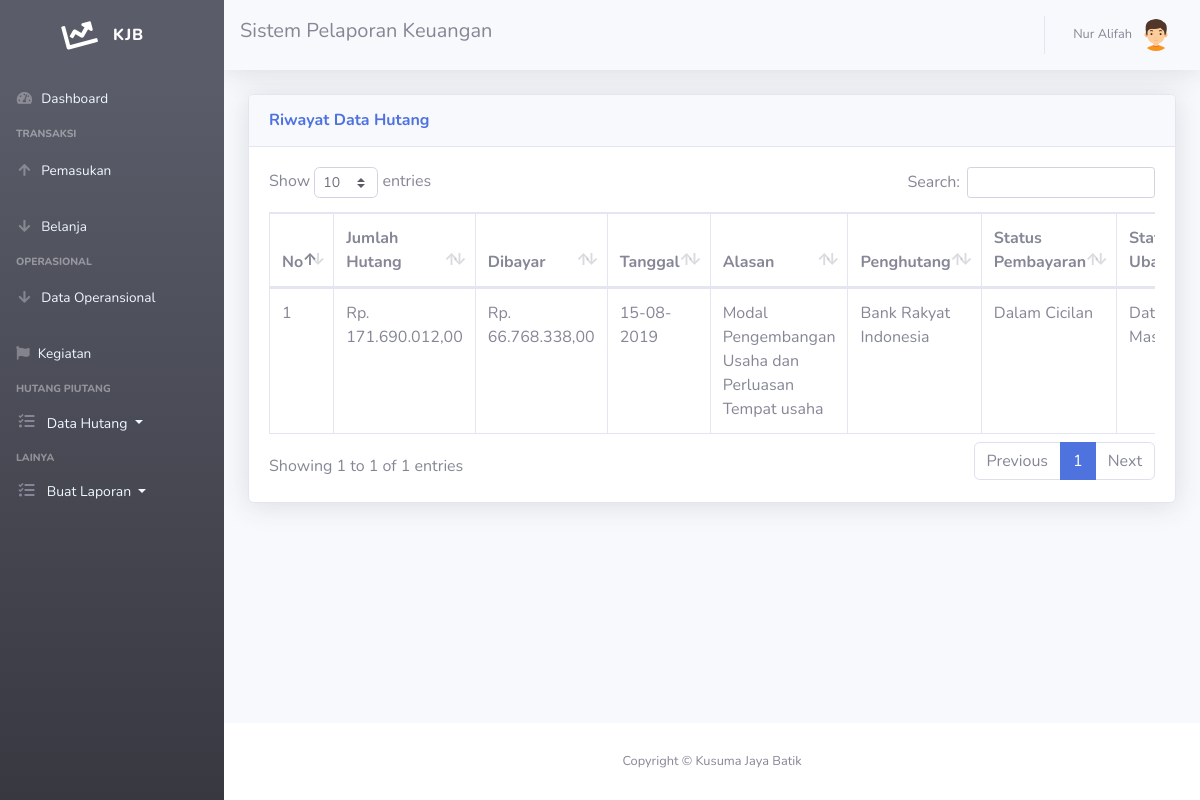
/lacak-hutang.php (signed in), run on the app's committed database.
### tables this page shows
CREATE TABLE `hutang` (
  `id_hutang` int(11) NOT NULL,
  `terima` int(11) NOT NULL,
  `jumlah` int(11) NOT NULL,
  `dibayar` int(111) NOT NULL,
  `tgl_hutang` date NOT NULL,
  `alasan` text NOT NULL,
  `penghutang` varchar(40) NOT NULL,
  `status` enum('Dalam Cicilan','Dibayar') DEFAULT NULL,
  `is_updateh` enum('0','1','','') NOT NULL
);

### lacak-hutang.php (the view, shortened to what this page needs)
<!DOCTYPE html>
<html lang="en">
<head>
  <link rel="stylesheet" href="https://cdnjs.cloudflare.com/ajax/libs/font-awesome/4.7.0/css/font-awesome.min.css">
  <link href="vendor/fontawesome-free/css/all.min.css" rel="stylesheet" type="text/css">
  <link href="css/sb-admin-2.min.css" rel="stylesheet">
  <link href="vendor/datatables/dataTables.bootstrap4.min.css" rel="stylesheet">
</head>
<body id="page-top">
<?php require 'sidebar.php'; ?>
      <div id="content">
<?php require 'navbar.php'; ?>
        <div class="container-fluid">
          <div class="card shadow mb-4">
            <div class="card-header py-3">
              <h6 class="m-0 font-weight-bold text-primary">Riwayat Data Hutang</h6>
            </div>
            <div class="card-body">
              <div class="table-responsive">
                <table class="table table-bordered" id="dataTable" width="100%" cellspacing="0">
                  <thead>
                    <tr>
          <th>No</th>
                      <th>Jumlah Hutang</th>
                      <th>Dibayar</th>
                      <th>Tanggal</th>
                      <th>Alasan</th>
                      <th>Penghutang</th>
                       <th>Status Pembayaran</th>
                        <th>Status Ubah</th>
                    </tr>
                  </thead>
                  <tbody>
          <?php
$query = mysqli_query($koneksi,"SELECT * FROM hutang  ORDER BY tgl_hutang DESC");
$no = 1;
while ($data = mysqli_fetch_assoc($query))
{
?>
              <tr>
               <?php $tgl = date('d-m-Y', strtotime($data['tgl_hutang'])); ?>
                      <td><?=$no++?></td>
                      <td>Rp. <span style="float: right; text-align: right;"><?=number_format($data['jumlah'],2,',','.');?></span></td>
                      <td>Rp. <span style="float: right; text-align: right;"><?=number_format($data['dibayar'],2,',','.');?></span></td>
                      <td><?=$tgl?></td>
                      <td><?=$data['alasan']?></td>
                      <td><?=$data['penghutang']?></td>
                      <td><?=$data['status']?></td>
                      <td>
                         <?php if ($data['is_updateh']==0): ?>
                          Data Masuk
                        <?php endif ?>
                        </td>
</tr>
  </div>
<?php
}
?>
              </div>
            </div>
          </div>
        </div>
      </div>
<?php require 'footer.php'?>
    </div>
</body>
</html>

### data on the page
hutang: jumlah "171.690.012,00", dibayar "66.768.338,00", tgl_hutang "15-08-2019", alasan "Modal Pengembangan Usaha dan Perluasan Tempat usaha", penghutang "Bank Rakyat Indonesia", status "Dalam Cicilan", is_updateh "Data Masuk"

### other printed values
$_SESSION['nama'] "Nur Alifah"
